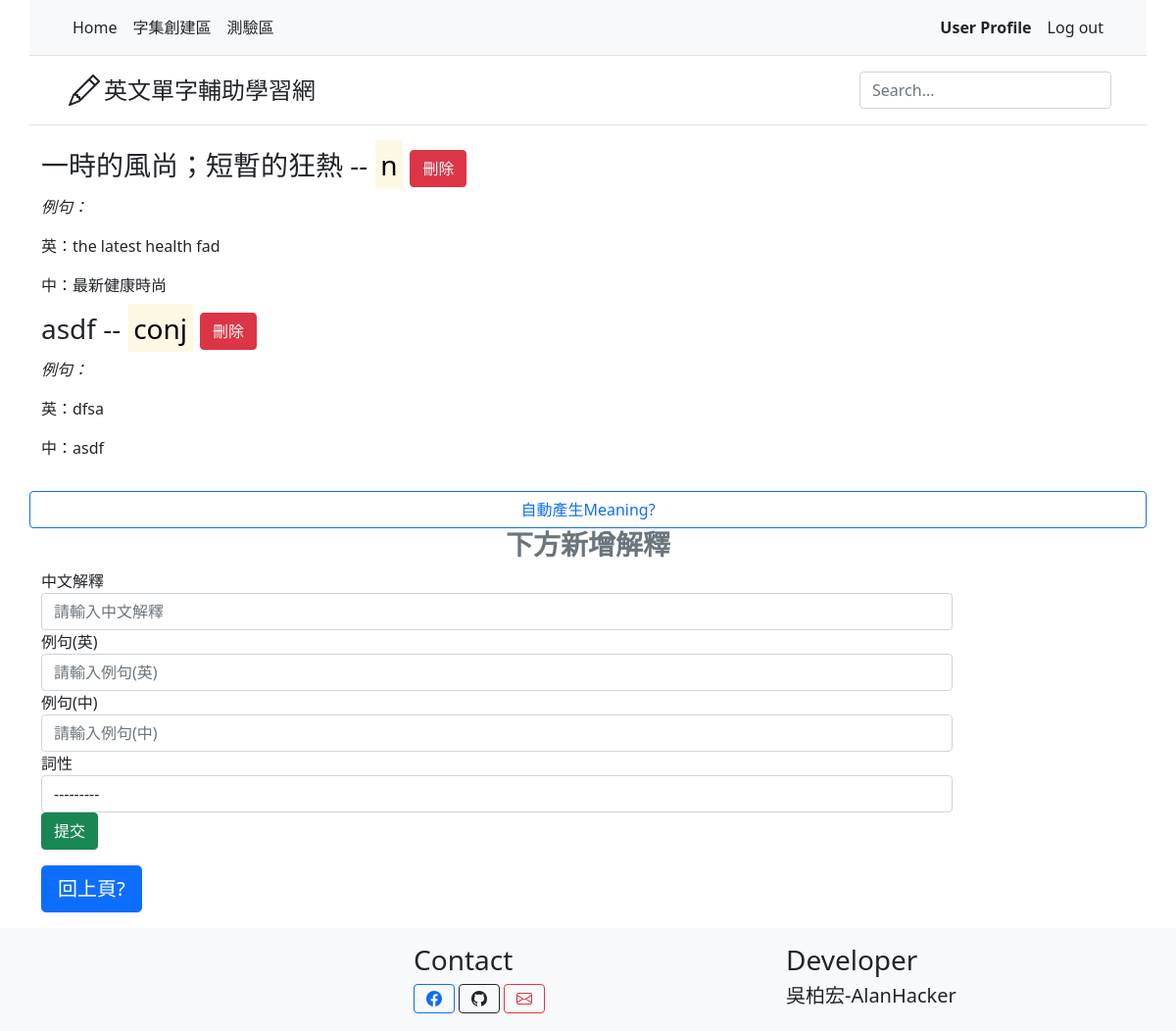
The page /words/WordEditor/voc/meaning/95/ (signed in) on the database its author committed.
### words/models.py (models this page shows, shortened)
class Meaning(models.Model):
    vocabulary = models.ForeignKey(Vocabulary, on_delete=models.CASCADE)
    noun = 'n'
    pronoun = 'pron'
    verb = 'v'
    adjective = 'adj'
    adverb = 'adv'
    preposition = 'prep'
    conjunction = 'conj'
    interjection = 'int'
    auxiliaryVerb = 'aux'
    SPEECH_CHOICES = [
        (noun, 'n.'),
        (pronoun, 'pron.'),
        (verb, 'v.'),
        (adjective, 'adj.'),
        (adverb, 'adv.'),
        (preposition, 'prep.'),
        (conjunction, 'conj.'),
        (interjection, 'int.'),
        (auxiliaryVerb, 'aux.'),
    ]
    chinese = models.CharField(max_length = 50)
    chinese_sentences = models.CharField(max_length = 250)
    english_sentences = models.CharField(max_length = 250)
    speech = models.CharField(
        max_length = 5,
        choices = SPEECH_CHOICES,
        blank = False
    )

### words/views.py (the view)
# urls.py: path('WordEditor/voc/meaning/<int:voc_id>/', views.MeaningEditor, name='MeaningEditor'),
@login_required(login_url="Login")
def MeaningEditor(request, voc_id):
    object = get_object_or_404(Vocabulary, pk=voc_id)
    Meaning_list = object.meaning_set.order_by('-pk')
    form = MeaningSetModelForm()
    context = {
        'Meaning_list': Meaning_list,
        'title': object.english,
        'Voc_id': object.pk,
        'Set_id': object.character_set.pk,
        'form': form
    }
    if request.user.is_authenticated:
        context['is_authenticated'] = request.user.is_authenticated
    return render(request, 'words/MeaningEditor.html', context)

### words/forms.py
class MeaningSetModelForm(forms.ModelForm):
    class Meta:
        model = Meaning
        exclude = ['vocabulary']
        widgets = {
            'chinese': forms.TextInput(attrs={'class': 'form-control', 'placeholder': '請輸入中文解釋', 'pattern': "[a-zA-Z\u4e00-\u9fa5;]+$", 'title': '解釋只可由大小寫英文和中文以及分號組成'}),
            'chinese_sentences': forms.TextInput(attrs={'class': 'form-control', 'placeholder': '請輸入例句(中)'}),
            'english_sentences': forms.TextInput(attrs={'class': 'form-control', 'placeholder': '請輸入例句(英)'}),
            'speech': forms.Select(attrs={'class': 'form-control', 'placeholder': '請輸入例句(英)'})
        }
        labels = {
            'chinese': '中文解釋',
            'chinese_sentences': '例句(中)',
            'english_sentences': '例句(英)',
            'speech': '詞性'
        }

### words/templates/words/MeaningEditor.html (shortened to what this page needs)
{% extends 'base.html' %}
{% block reference %}
{% load static %}
{% endblock %}
{% block content %}
{% if Meaning_list %}
<ul class = "list-unstyled">
	{% for Meaning in Meaning_list %}
	<li>
		<h3 id = "{{ Meaning.pk }}">{{ Meaning.chinese }}&nbsp;--&nbsp;<mark>{{ Meaning.speech }}</mark>
			<button type = "button" class = "btn btn-danger" onclick="delMeaning(this);">刪除</button>
		</h3>
		<p><em>例句：</em></p>
		<p>英：{{ Meaning.english_sentences }}</p>
		<p>中：{{ Meaning.chinese_sentences }}</p>
	</li>
	{% endfor %}
</ul>
<button type = "button" id = "{{ Voc_id }}" class = "btn btn-outline-primary" onclick="fetchMeaning(this);">自動產生Meaning?</button></h3>
{% else %}
<h1>No Meaning are available.</h1>
<button type = "button" id = "{{ Voc_id }}" class = "btn btn-outline-primary" onclick="fetchMeaning(this);">自動產生Meaning?</button></h3>
{% endif %}
<div class="text-muted">
	<h3 class = "text-center"><strong>下方新增解釋</strong></h3>
</div>
<form class = "form-horizontal" action="{% url 'words:AddMeaning'%}" method="POST">
	<div class = "form-group">
		<label class = "col-sm-2 control-label">{{ form.chinese.label }}</label>
		<div class = "col-sm-10">
			{{ form.chinese }}
		</div>
	</div>
	<div class = "form-group">
		<label class = "col-sm-2 control-label">{{ form.english_sentences.label }}</label>
		<div class = "col-sm-10">
			{{ form.english_sentences }}
		</div>
	</div>
	<div class = "form-group">
		<label class = "col-sm-2 control-label">{{ form.chinese_sentences.label }}</label>
		<div class = "col-sm-10">
			{{ form.chinese_sentences }}
		</div>
	</div>
	<div class = "form-group">
		<label class = "col-sm-2 control-label" >{{ form.speech.label }}</label>
		<div class = "col-sm-10">
			{{ form.speech }}
		</div>
	</div>
	<div class = "form-group">
		<div class = "col-sm-offset-2 col-sm-10">
			<button type="submit" class = "btn btn-success">提交</button>
		</div>
	</div>
</form>
<p>
	<input type = "button" class = "btn btn-lg btn-primary" value="回上頁?" onclick="location.href='{% url 'words:VocabularyEditor' Set_id %}'">
{% endblock %}

### rows shown on the page
Meaning: chinese "一時的風尚；短暫的狂熱", speech "n", english_sentences "the latest health fad", chinese_sentences "最新健康時尚"
Meaning: chinese "asdf", speech "conj", english_sentences "dfsa", chinese_sentences "asdf"
